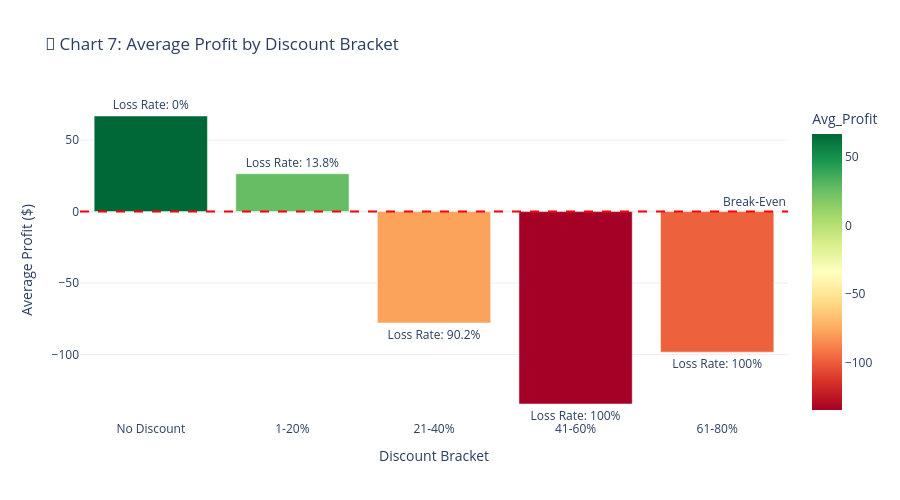

The notebook cell saved with this chart:
### Code cell
# ============================================================
# CELL 7 — CHART 7: Avg Profit by Discount Bracket
# ============================================================

import pandas as pd
import plotly.express as px

df = pd.read_csv('SampleSuperstore.csv', encoding='latin1')
df['Is_Loss'] = df['Profit'] < 0
df['Discount_Bracket'] = pd.cut(
    df['Discount'],
    bins=[-0.01, 0, 0.2, 0.4, 0.6, 0.8],
    labels=['No Discount', '1-20%', '21-40%', '41-60%', '61-80%']
)

disc_summary = df.groupby('Discount_Bracket', observed=True).agg(
    Avg_Profit = ('Profit', 'mean'),
    Loss_Rate  = ('Is_Loss', 'mean'),
    Orders     = ('Sales', 'count')
).reset_index()

disc_summary['Loss_Rate_Pct'] = round(disc_summary['Loss_Rate'] * 100, 1)

fig = px.bar(
    disc_summary,
    x='Discount_Bracket',
    y='Avg_Profit',
    color='Avg_Profit',
    color_continuous_scale='RdYlGn',
    text='Loss_Rate_Pct',
    title='💸 Chart 7: Average Profit by Discount Bracket'
)

fig.update_traces(texttemplate='Loss Rate: %{text}%', textposition='outside')
fig.add_hline(y=0, line_dash='dash', line_color='red',
              annotation_text='Break-Even', annotation_position='top right')

fig.update_layout(
    xaxis_title='Discount Bracket',
    yaxis_title='Average Profit ($)',
    template='plotly_white',
    height=500
)

fig.show()
print("✅ Chart 7 done!")
fig.write_html('visuals/chart7_discount_bracket.html')
print("saved!")

### Figure 1 — Plotly figure (JSON) as saved in the notebook; plotly's stock layout.template omitted (floating-point values rounded to 4 significant figures)
{"data": [{"hovertemplate": "Discount_Bracket=%{x}<br>Avg_Profit=%{marker.color}<br>Loss_Rate_Pct=%{text}<extra></extra>", "legendgroup": "", "marker": {"color": [66.9, 26.5, -77.86, -134.6, -98.35], "coloraxis": "coloraxis", "pattern": {"shape": ""}}, "name": "", "orientation": "v", "showlegend": false, "text": [0.0, 13.8, 90.2, 100.0, 100.0], "textposition": "outside", "texttemplate": "Loss Rate: %{text}%", "type": "bar", "x": ["No Discount", "1-20%", "21-40%", "41-60%", "61-80%"], "xaxis": "x", "y": [66.9, 26.5, -77.86, -134.6, -98.35], "yaxis": "y"}], "layout": {"annotations": [{"showarrow": false, "text": "Break-Even", "x": 1, "xanchor": "right", "xref": "x domain", "y": 0, "yanchor": "bottom", "yref": "y"}], "barmode": "relative", "coloraxis": {"colorbar": {"title": {"text": "Avg_Profit"}}, "colorscale": [[0, "rgb(165,0,38)"], [0.1, "rgb(215,48,39)"], [0.2, "rgb(244,109,67)"], [0.3, "rgb(253,174,97)"], [0.4, "rgb(254,224,139)"], [0.5, "rgb(255,255,191)"], [0.6, "rgb(217,239,139)"], [0.7, "rgb(166,217,106)"], [0.8, "rgb(102,189,99)"], [0.9, "rgb(26,152,80)"], [1, "rgb(0,104,55)"]]}, "height": 500, "legend": {"tracegroupgap": 0}, "shapes": [{"line": {"color": "red", "dash": "dash"}, "type": "line", "x0": 0, "x1": 1, "xref": "x domain", "y0": 0, "y1": 0, "yref": "y"}], "title": {"text": "💸 Chart 7: Average Profit by Discount Bracket"}, "xaxis": {"anchor": "y", "domain": [0, 1], "title": {"text": "Discount Bracket"}}, "yaxis": {"anchor": "x", "domain": [0, 1], "title": {"text": "Average Profit ($)"}}}}
